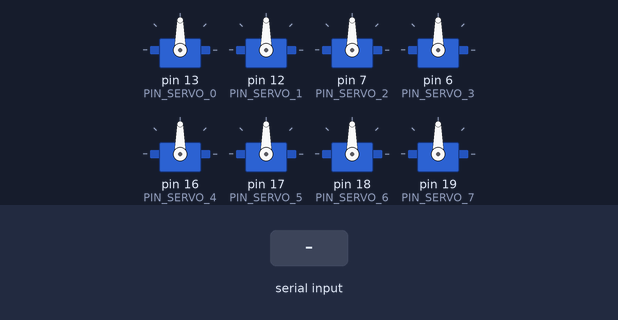
Bench run of a sketch on a simulated Arduino Uno, built with avr-gcc and run on an emulated ATmega328P. Shown: 8 × servo. Inputs (shaded band) come from the test bench. What the sketch prints to the serial monitor is not drawn.

Above: at 0.8 s.
At 4.0 s:
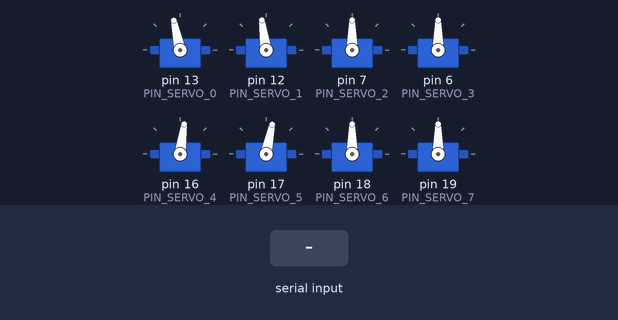
4.1 s: ";" received over Serial
7.1 s: "!" received over Serial
10.1 s: "90;45;200\n" received over Serial
Timing chart, 0 to 13.1 s (numbered marks = the images above; inputs shaded):
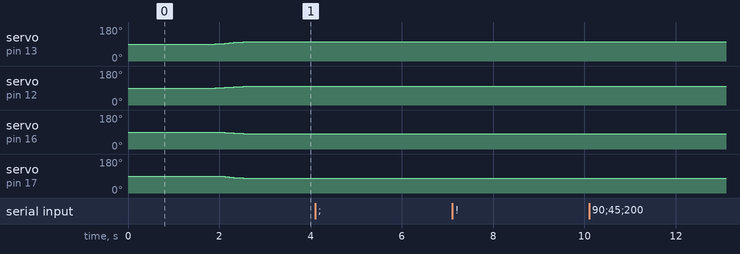

The sketch:

HUMANOID.ino
```cpp
#include <Servo.h>

#define PIN_SERVO_0 13
#define PIN_SERVO_1 12
#define PIN_SERVO_2  7
#define PIN_SERVO_3  6
#define PIN_SERVO_4 16
#define PIN_SERVO_5 17
#define PIN_SERVO_6 18
#define PIN_SERVO_7 19

//perna esquerda para direita 0-7
#define MIN_RANGE_SERVO_0 700 //calcanhar E ( 38 )
#define MIN_RANGE_SERVO_1 700 //joelho E - 36
#define MIN_RANGE_SERVO_2 700//coxa E- 43
#define MIN_RANGE_SERVO_3 700//quadril E - 12N
#define MIN_RANGE_SERVO_4 700//quadril D - 10N
#define MIN_RANGE_SERVO_5 700//coxa D -35
#define MIN_RANGE_SERVO_6 700//joelho D - 37
#define MIN_RANGE_SERVO_7 700// calcanhar D (39 )

#define MAX_RANGE_SERVO_0 2200
#define MAX_RANGE_SERVO_1 2300
#define MAX_RANGE_SERVO_2 2200
#define MAX_RANGE_SERVO_3 2200
#define MAX_RANGE_SERVO_4 2300
#define MAX_RANGE_SERVO_5 2500
#define MAX_RANGE_SERVO_6 2300
#define MAX_RANGE_SERVO_7 2220

int motors[] = {15, 90, 90, 90, 90, 90, 90, 90, 90, 0, 0, 0, 0, 0, 0, 0}; //posição motores
int q[] = {0, 0, 0, 0, 0, 0, 0, 0};     //posição inicial calibração copia
int dq[] = {0, 0, 0, 0, 0, 0, 0, 0};


//vetores auxiliar para posição e velocidades
//cada estado esta dividido em 10 vetores
int q_0[] = {0, 0, 0, 0, 0, 0, 0, 0};
int q_1[] = {0, 0, 0, 0, 0, 0, 0, 0};
int q_2[] = {0, 0, 0, 0, 0, 0, 0, 0};
int q_3[] = {0, 0, 0, 0, 0, 0, 0, 0};
int q_4[] = {0, 0, 0, 0, 0, 0, 0, 0};
int q_5[] = {0, 0, 0, 0, 0, 0, 0, 0};
int q_6[] = {0, 0, 0, 0, 0, 0, 0, 0};
int q_7[] = {0, 0, 0, 0, 0, 0, 0, 0};
int q_8[] = {0, 0, 0, 0, 0, 0, 0, 0};
int q_9[] = {0, 0, 0, 0, 0, 0, 0, 0};
int q_10[] = {0, 0, 0, 0, 0, 0, 0, 0};
int vel[] = {0, 0, 0, 0, 0, 0, 0, 0, 0, 0};


Servo servo_0;
Servo servo_1;
Servo servo_2;
Servo servo_3;
Servo servo_4;
Servo servo_5;
Servo servo_6;
Servo servo_7;

//protocolos
//I[x][xx][xx][xxx]F
//I[M][00][00][090]F
const uint8_t BUFFER_SIZE = 18;
char buffer[BUFFER_SIZE];
uint8_t size = 0;

bool inAuto = false;
bool serial = false;
int counter = 0;


String inputString = "";     // a string to hold incoming data
/*************************************************************************************************************
  SerialEvent occurs whenever a new data comes in the
  hardware serial RX.  This routine is run between each
  time loop() runs, so using delay inside loop can delay
  response.  Multiple bytes of data may be available.
*************************************************************************************************************/
//void serialEvent() {
//
//  while (Serial.available()) {
//    // get the new byte:
//    char inChar = (char)Serial.read();
//    // add it to the inputString:
//    inputString += inChar;
//  }
//
//}

void setup() {

  pinMode(13, OUTPUT);  //usar led pino 13
  inputString.reserve(200);
  initServos();
  Serial.begin(9600);// Inicializa a comunicação serial com uma taxa de 9600 bauds.

  delay(1000);

 /* state0();
  state1();
  state2();
  state3();
  state5();
  state6();
  //state8();
  //*/
  state0();
}

void loop() {

//  if (inputString.length() != 0)
//    process();//processa a mensagen recebida

  //if (size == BUFFER_SIZE)
  //  process();//processa a mensagen recebida

  // if (inAuto)
  //   runStateVariables();
  // else if (inicial) {
  //  setStateVariable(q, 200);
  //  inicial = false;
  // }

  writeServos(0);

   //walk();
  ////
}

void walk() {
  state1();
  state2();
  state3();
  state5();
  state6();
  state8();
  state9();
}


//inclinarDireita
void state0() {
  int t = 100;
  int v_1[] =  { 0, 0, 0, 0, 0, 0, 0, 0};
  int v_2[] =  { 0, 1, 1, 0, 0, -1, -1, 0};
  int v_3[] =  { 0, 2, 2, 0, 0, -2, -2, 0};
  int v_4[] =  { 0, 4, 3, 0, 0, -3, -4, 0};
  int v_5[] =  { 0, 6, 4, 0, 0, -4, -6, 0};
  int v_6[] =  { 0, 8, 6, 0, 0, -6, -8, 0};
  int v_7[] =  { 0, 10, 7, 0, 0, -7, -10, 0};
  int v_8[] =  { 0, 12, 8, 0, 0, -8, -12, 0};
  int v_9[] =  { 0, 12, 8, 0, 0, -8, -12, 0};
  int v_10[] = { 0, 12, 8, 0, 0, -8, -12, 0};
  int vel2[] = {t, t, t, t, t, t, t, t, t, t};

  array8(dq, v_10);

  array8(q_1, v_1);
  array8(q_2, v_2);
  array8(q_3, v_3);
  array8(q_4, v_4);
  array8(q_5, v_5);
  array8(q_6, v_6);
  array8(q_7, v_7);
  array8(q_8, v_8);
  array8(q_9, v_9);
  array8(q_10, v_10);
  array10(vel, vel2);


  runStateVariables();
}

//inclinarDireita
void state1() {
  int t = 100;
  int v_1[] =  { 1, 12, 8, 0, 0, -8, -12, -1};
  int v_2[] =  { 2, 12, 8, 0, 0, -7, -13, -2};
  int v_3[] =  { 3, 12, 8, 0, 0, -6, -12, -3};
  int v_4[] =  { 4, 12, 8, 0, 0, -5, -10, -4};
  int v_5[] =  { 6, 12, 8, 0, 0, -4,  -8, -6};
  int v_6[] =  { 10, 12, 8, 0, 0, -3,  -6, -8};
  int v_7[] =  {12, 12, 8, 0, 0, -2,  -5, -10};
  int v_8[] =  {15, 12, 8, 0, 0, -1,  -4, -13};
  int v_9[] =  {18, 12, 8, 0, 0,  0,  -2, -14};
  int v_10[] = {20, 12, 8, 0, 0,  0,  0,  -15};
  int vel2[] = {t, t, t, t, t, t, t, t, t, t};

  array8(q_1, v_1);
  array8(q_2, v_2);
  array8(q_3, v_3);
  array8(q_4, v_4);
  array8(q_5, v_5);
  array8(q_6, v_6);
  array8(q_7, v_7);
  array8(q_8, v_8);
  array8(q_9, v_9);
  array8(q_10, v_10);
  array10(vel, vel2);

  runStateVariables();
}

//inclinarDireita
void state2() {
  int t = 10;
  int v_1[] =  { 20, 14, 10, 0, 0, 1, 1, -15};
  int v_2[] =  { 18, 14, 10, 0, 0, 2, 2, -15};
  int v_3[] =  { 16, 14, 10, 0, 0, 3, 3, -15};
  int v_4[] =  { 17, 14, 10, 0, 0, 4, 4, -13};
  int v_5[] =  { 17, 14, 10, 0, 0, 5, 4, -10};
  int v_6[] =  { 17, 14, 10, 0, 0, 6, 4, -6};
  int v_7[] =  { 17, 14, 10, 0, 0, 6, 4, -4};
  int v_8[] =  { 17, 14, 10, 0, 0, 6, 4, -3};
  int v_9[] =  { 17, 14, 10, 0, 0, 6, 4, -2};
  int v_10[] = { 17, 14, 10, 0, 0, 6, 4, 0};
  int vel2[] = {t, t, t, t, t, t, t, t, t, t};

  array8(q_1, v_1);
  array8(q_2, v_2);
  array8(q_3, v_3);
  array8(q_4, v_4);
  array8(q_5, v_5);
  array8(q_6, v_6);
  array8(q_7, v_7);
  array8(q_8, v_8);
  array8(q_9, v_9);
  array8(q_10, v_10);
  array10(vel, vel2);

  runStateVariables();
}

//inclinarDireita
void state3() {
  int t = 100;
  int v_1[] =  { 17, 14, 10, 0, 0, 6, 4, 2};
  int v_2[] =  { 15, 14, 10, 0, 0, 6, 4, 4};
  int v_3[] =  { 13, 14, 10, 0, 0, 6, 4, 6};
  int v_4[] =  { 11, 14, 10, 0, 0, 6, 4, 8};
  int v_5[] =  { 8, 14, 10, 0, 0, 6, 4, 10};
  int v_6[] =  { 6, 14, 10, 0, 0, 6, 4, 8};
  int v_7[] =  { 4, 14, 10, 0, 0, 6, 4, 6};
  int v_8[] =  { 2, 14, 10, 0, 0, 6, 4, 4};
  int v_9[] =  { 1, 14, 10, 0, 0, 6, 4, 2};
  int v_10[] = { 0, 14, 10, 0, 0, 6, 4, 0};
  int vel2[] = {t, t, t, t, t, t, t, t, t, t};

  array8(q_1, v_1);
  array8(q_2, v_2);
  array8(q_3, v_3);
  array8(q_4, v_4);
  array8(q_5, v_5);
  array8(q_6, v_6);
  array8(q_7, v_7);
  array8(q_8, v_8);
  array8(q_9, v_9);
  array8(q_10, v_10);
  array10(vel, vel2);

  runStateVariables();
}


/*void state4() {
  int t = 100;
  int v_1[] = { 10, 14, 10, 0, 0, 6, 4, 10};
  int v_2[] = { 9, 14, 10, 0, 0, 6, 4, 9};
  int v_3[] = { 8, 14, 10, 0, 0, 6, 4, 8};
  int v_4[] = { 7, 14, 10, 0, 0, 6, 4, 7};
  int v_5[] = { 6, 14, 10, 0, 0, 6, 4, 6};
  int v_6[] = { 5, 14, 10, 0, 0, 6, 4, 5};
  int v_7[] = { 4, 14, 10, 0, 0, 6, 4, 4};
  int v_8[] = { 3, 14, 10, 0, 0, 6, 4, 3};
  int v_9[] = { 2, 14, 10, 0, 0, 6, 4, 1};
  int v_10[] = { 0, 14, 10, 0, 0, 6, 4, 0};
  int vel2[] = {t, t, t, t, t, t, t, t, t, t};

  array8(q_1, v_1);
  array8(q_2, v_2);
  array8(q_3, v_3);
  array8(q_4, v_4);
  array8(q_5, v_5);
  array8(q_6, v_6);
  array8(q_7, v_7);
  array8(q_8, v_8);
  array8(q_9, v_9);
  array8(q_10, v_10);
  array10(vel, vel2);

  runStateVariables();
  }
*/

void state5() {
  int t = 100;
  int v_1[] = { 0, 14, 10, 0, 0, 6, 4, 0};
  int v_2[] = { -2, 12, 9, 0, 0, 8, 12, -2};
  int v_3[] = { -5, 11, 8, 0, 0, 8, 12, -5};
  int v_4[] = { -8, 10, 7, 0, 0, 8, 12, -8};
  int v_5[] = { -10, 8, 6, 0, 0, 8, 12, -9};
  int v_6[] = { -12, 6, 5, 0, 0, 8, 12, -10};
  int v_7[] = { -15, 5, 4, 0, 0, 8, 12, -12};
  int v_8[] = { -15, 3, 3, 0, 0, 10, 12, -15};
  int v_9[] = { -15, 2, 2, 0, 0, 14, 12, -15};
  int v_10[] = { -15, 0, 0, 0, 0, 15, 12, -15};
  int vel2[] = {t, t, t, t, t, t, t, t, t, t};

  array8(q_1, v_1);
  array8(q_2, v_2);
  array8(q_3, v_3);
  array8(q_4, v_4);
  array8(q_5, v_5);
  array8(q_6, v_6);
  array8(q_7, v_7);
  array8(q_8, v_8);
  array8(q_9, v_9);
  array8(q_10, v_10);
  array10(vel, vel2);

  runStateVariables();
}

void state6() {
  int t = 10;
  int v_1[] = { -15, 0, 0, 0, 0, 14, 12, -15};
  int v_2[] = { -15, -1, -1, 0, 0, 12, 12, -15};
  int v_3[] = { -15, -2, -2, 0, 0, 10, 12, -15};
  int v_4[] = { -15, -5, -3, 0, 0, 10, 10, -15};
  int v_5[] = { -15, -8, -4, 0, 0, 10, 10, -15};
  int v_6[] = { -15, -8, -5, 0, 0, 10, 10, -15};
  int v_7[] = { -15, -8, -6, 0, 0, 10, 10, -15};
  int v_8[] = { -15, -8, -7, 0, 0, 10, 10, -15};
  int v_9[] = { -15, -8, -8, 0, 0, 10, 10, -15};
  int v_10[] = { -15, -8, -8, 0, 0, 10, 10, -15};
  int vel2[] = {t, t, t, t, t, t, t, t, t, t};

  array8(q_1, v_1);
  array8(q_2, v_2);
  array8(q_3, v_3);
  array8(q_4, v_4);
  array8(q_5, v_5);
  array8(q_6, v_6);
  array8(q_7, v_7);
  array8(q_8, v_8);
  array8(q_9, v_9);
  array8(q_10, v_10);
  array10(vel, vel2);

  runStateVariables();
}

/*void state7() {

  int v_1[] = { 0, 0, 0, 0, 0, 8, 12, -15};
  int v_2[] = { 0, -1, -1, 0, 0, 7, 12, -15};
  int v_3[] = { 0, -2, -2, 0, 0, 6, 12, -15};
  int v_4[] = { 0, -5, -3, 0, 0, 5, 12, -15};
  int v_5[] = { 0, -8, -4, 0, 0, 4, 10, -15};
  int v_6[] = { 0, -10, -5, 0, 0, 3, 8, -15};
  int v_7[] = { 0, -12, -6, 0, 0, 2, 6, -15};
  int v_8[] = { 0, -13, -7, 0, 0, 1, 4, -15};
  int v_9[] = { 0, -14, -8, 0, 0, 0, 2, -15};
  int v_10[] = { 0, -14, -10, 0, 0, 0, 0, -15};
  int vel2[] = {100, 100, 100, 100, 100, 100, 100, 100, 100, 100};

  array8(q_1, v_1);
  array8(q_2, v_2);
  array8(q_3, v_3);
  array8(q_4, v_4);
  array8(q_5, v_5);
  array8(q_6, v_6);
  array8(q_7, v_7);
  array8(q_8, v_8);
  array8(q_9, v_9);
  array8(q_10, v_10);
  array10(vel, vel2);

  runStateVariables();
}
*/
void state8() {

 int t = 100;
  int v_1[] = { -15, -8, -8, 0, 0, 10, 10, -15};
  int v_2[] = { -12, -8, -7, 0, 0, 8, 9, -12};
  int v_3[] = { -10,  -8, -6, 0, 0, 6, 8, -10};
  int v_4[] = {-8,  -6, -5, 0, 0, 4, 7, -8};
  int v_5[] = { -7,  -4, -4, 0, 0, 2, 6, -7};
  int v_6[] = { -4,  -2, -3, 0, 0, 1, 5, -4};
  int v_7[] = { -2,  -1, -2, 0, 0, 0, 4, -2};
  int v_8[] = { -1,   0, -1, 0, 0, 0, 3, -1};
  int v_9[] = { 0,   0,  0, 0, 0, 0, 2, 0};
  int v_10[] = { 0,  0,  0, 0, 0, 0, 1, 0};
  int vel2[] = {t, t, t, t, t, t, t, t, t, t};

  array8(q_1, v_1);
  array8(q_2, v_2);
  array8(q_3, v_3);
  array8(q_4, v_4);
  array8(q_5, v_5);
  array8(q_6, v_6);
  array8(q_7, v_7);
  array8(q_8, v_8);
  array8(q_9, v_9);
  array8(q_10, v_10);
  array10(vel, vel2);

  runStateVariables();
}

void state9() {

 int t = 100;
  int v_1[] =  { 0, 0,  0, 0, 0,  0,  0, 0};
  int v_2[] =  { 0, 1,  0, 0, 0,  0,  0, 0};
  int v_3[] =  { 0, 2,  0, 0, 0, -1,  0, 0};
  int v_4[] =  { 0, 4,  0, 0, 0, -2, -1, 0};
  int v_5[] =  { 0, 6,  0, 0, 0, -3, -2, 0};
  int v_6[] =  { 0, 8,  1, 0, 0, -4, -4, 0};
  int v_7[] =  { 0, 8,  2, 0, 0, -5, -6, 0};
  int v_8[] =  { 0, 9,  4, 0, 0, -6, -8, 0};
  int v_9[] =  { 0, 10, 6, 0, 0, -7, -10, 0};
  int v_10[] = { 0, 12, 8, 0, 0, -8, -12, 0};
  int vel2[] = {t, t, t, t, t, t, t, t, t, t};

  array8(q_1, v_1);
  array8(q_2, v_2);
  array8(q_3, v_3);
  array8(q_4, v_4);
  array8(q_5, v_5);
  array8(q_6, v_6);
  array8(q_7, v_7);
  array8(q_8, v_8);
  array8(q_9, v_9);
  array8(q_10, v_10);
  array10(vel, vel2);

  runStateVariables();
}

void array8(int arg0[8], int arg1[8]) {
  arg0[0] = arg1[0];
  arg0[1] = arg1[1];
  arg0[2] = arg1[2];
  arg0[3] = arg1[3];
  arg0[4] = arg1[4];
  arg0[5] = arg1[5];
  arg0[6] = arg1[6];
  arg0[7] = arg1[7];

}

void array10(int arg0[10], int arg1[10]) {
  arg0[0] = arg1[0];
  arg0[1] = arg1[1];
  arg0[2] = arg1[2];
  arg0[3] = arg1[3];
  arg0[4] = arg1[4];
  arg0[5] = arg1[5];
  arg0[6] = arg1[6];
  arg0[7] = arg1[7];
  arg0[8] = arg1[8];
  arg0[9] = arg1[9];
}

void initServos() {

  q[0] = motors[0];
  q[1] = motors[1];
  q[2] = motors[2];
  q[3] = motors[3];
  q[4] = motors[4];
  q[5] = motors[5];
  q[6] = motors[6];
  q[7] = motors[7];

  int timer = 100;
  servo_0.attach(PIN_SERVO_0, MIN_RANGE_SERVO_0, MAX_RANGE_SERVO_0);
  writeServos(timer);
  servo_1.attach(PIN_SERVO_1, MIN_RANGE_SERVO_1, MAX_RANGE_SERVO_1);
  writeServos(timer);
  servo_2.attach(PIN_SERVO_2, MIN_RANGE_SERVO_2, MAX_RANGE_SERVO_2);
  writeServos(timer);
  servo_3.attach(PIN_SERVO_3, MIN_RANGE_SERVO_3, MAX_RANGE_SERVO_3);
  writeServos(timer);
  servo_4.attach(PIN_SERVO_4, MIN_RANGE_SERVO_4, MAX_RANGE_SERVO_4);
  writeServos(timer);
  servo_5.attach(PIN_SERVO_5, MIN_RANGE_SERVO_5, MAX_RANGE_SERVO_5);
  writeServos(timer);
  servo_6.attach(PIN_SERVO_6, MIN_RANGE_SERVO_6, MAX_RANGE_SERVO_6);
  writeServos(timer);
  servo_7.attach(PIN_SERVO_7, MIN_RANGE_SERVO_7, MAX_RANGE_SERVO_7);
  writeServos(timer);
}


void writeServos(int timer) {
  int* servos = estadoRecebido();
  servo_0.writeMicroseconds(map(servos[1], 0, 180, MIN_RANGE_SERVO_0, MAX_RANGE_SERVO_0));
  servo_1.writeMicroseconds(map(servos[2], 0, 180, MIN_RANGE_SERVO_1, MAX_RANGE_SERVO_1));
  servo_2.writeMicroseconds(map(servos[3], 0, 180, MIN_RANGE_SERVO_2, MAX_RANGE_SERVO_2));
  servo_3.writeMicroseconds(map(servos[4], 0, 180, MIN_RANGE_SERVO_3, MAX_RANGE_SERVO_3));
  servo_4.writeMicroseconds(map(servos[5], 0, 180, MIN_RANGE_SERVO_4, MAX_RANGE_SERVO_4));
  servo_5.writeMicroseconds(map(servos[6], 0, 180, MIN_RANGE_SERVO_5, MAX_RANGE_SERVO_5));
  servo_6.writeMicroseconds(map(servos[7], 0, 180, MIN_RANGE_SERVO_6, MAX_RANGE_SERVO_6));
  servo_7.writeMicroseconds(map(servos[8], 0, 180, MIN_RANGE_SERVO_7, MAX_RANGE_SERVO_7));
  delay(timer);
  enviar(String(servos[1]));

}

void runStateVariables() {

  setStateVariable(q_1, vel[0]);
  setStateVariable(q_2, vel[1]);
  setStateVariable(q_3, vel[2]);
  setStateVariable(q_4, vel[3]);
  setStateVariable(q_5, vel[4]);
  setStateVariable(q_6, vel[5]);
  setStateVariable(q_7, vel[6]);
  setStateVariable(q_8, vel[7]);
  setStateVariable(q_9, vel[8]);
  setStateVariable(q_10, vel[9]);
}

void setStateVariable(int val[], int timer) {

  motors[0] = q[0] + val[0];
  motors[1] = q[1] + val[1];
  motors[2] = q[2] + val[2];
  motors[3] = q[3] + val[3];
  motors[4] = q[4] + val[4];
  motors[5] = q[5] + val[5];
  motors[6] = q[6] + val[6];
  motors[7] = q[7] + val[7];

  writeServos(timer);

}

bool verificarMsg() {

  if (buffer[0] != 'I')
    return false;
  if (buffer[1] != '[')
    return false;
  if (buffer[3] != ']')
    return false;
  if (buffer[4] != '[')
    return false;
  if (buffer[7] != ']')
    return false;
  if (buffer[8] != '[')
    return false;
  if (buffer[11] != ']')
    return false;
  if (buffer[12] != '[')
    return false;
  if (buffer[16] != ']')
    return false;
  if (buffer[17] != 'F')
    return false;

  return true;

}

void decifrarMsg() {

  if (verificarMsg()) {
    char opcode;
    char codigo[3];
    char id[3];
    char value[4];

    opcode = buffer[2];
    strncpy( codigo, buffer + 5, 2 );
    strncpy( id, buffer + 9, 2 );
    strncpy( value, buffer + 13, 3 );

    codigo[2] = '\0';
    id[2] = '\0';
    value[3] = '\0';


    if (opcode == 'M' ) {
      int tempId = atoi(id);
      int tempVal = atoi(value);
      motors[tempId] = tempVal;
      //  Serial.print(tempId);
      //  Serial.print(" ");
      //  Serial.println(tempVal);
    }

    /* Serial.print("opcode: ");
       Serial.print(opcode);
       Serial.print(" codigo: ");
       Serial.print(atoi(codigo));
       Serial.print(" id: ");
       Serial.print(atoi(id));
       Serial.print(" value: ");
       Serial.print(atoi(value));
      // Serial.print(" val: ");
      // Serial.println(val);*/

  }

}
void process() {

  if ( inputString.length() != 0 && (inputString.length() >= BUFFER_SIZE )) {
    //serial = true;

    //Serial.println(inputString);
    for (int i = 0; i < BUFFER_SIZE; i++) {
      buffer[i]  = inputString.charAt(i);
    }

    if (verificarMsg()) {
      decifrarMsg();
      initBuffer();
      inputString.remove(0, BUFFER_SIZE);
    }

  }

}
void initBuffer() {
  blink_led();
  for (int i = 0; i < BUFFER_SIZE; i++) {
    buffer[i] = ' ';
  }


  Serial.print(motors[0]);
  Serial.print(" ");
  Serial.print(motors[1]);
  Serial.print(" ");
  Serial.print(motors[2]);
  Serial.print(" ");
  Serial.print(motors[3]);
  Serial.print(" ");
  Serial.print(motors[4]);
  Serial.print(" ");
  Serial.print(motors[5]);
  Serial.print(" ");
  Serial.print(motors[6]);
  Serial.print(" ");
  Serial.print(motors[7]);
  Serial.println(" ");
}

void led_on() {
  digitalWrite(13, 1);
}
void led_off() {
  digitalWrite(13, 0);
}

void blink_led() {
  led_on();
  delay(100);
  led_off();
}
```

Conversoes_Humanoid.ino
```cpp
int *estadoDosServos = motors ; // ponteiro global que vai guardar o array de valores dos servos,
/**
   funcao retorna um ponteiro para o array do angulo dos servos, o primeiro elemento [0] eh o tamanho do array;
   se caso ainda nao foi recebido nenhum array utilizavel, ele vai ser um array de um elemento sendo: {0};
   utilizar assim:
   int* servos = estadoRecebido();
   pode-se acessar os valores no array normalmente, acessando o valor na quarta posicao do array (terceiro motor):
   servos[3];
   lembrando que:
   servos[0]: tamanho do array;
   servos[1]: primeiro motor;
   servos[2]: segundo motor;
   .
   .
   .
  servos[pservos[0]-1]: ultimo motor;
*/
int* estadoRecebido() {
  String s = ler();
  if (!s.equals("")) {
    // contando o numero de servos
    int numeroDeServos;
    for (int i = 0; i < s.length(); i++)
      if (s.charAt(i) == ';') numeroDeServos ++;

    // deletando o array anterior, se nao deletar manualmente uma instancia "new" ela fica na memoria (nao tenho certeza sobre isso)
    delete estadoDosServos;

    // lendo os valores de cada servo e guardando em uma nova instancia int[] que eh atribuido ao ponteiro global
    estadoDosServos = new int[numeroDeServos + 1];
    int indexInicio = 0;
    int indexFinal;
    estadoDosServos[0] = numeroDeServos + 1;
    for (int i = 0; i < numeroDeServos; i++) {
      indexFinal = s.indexOf(';', indexInicio); // a partir do index "i" (incluindo-o)
      String substr = s.substring(indexInicio, indexFinal);
      estadoDosServos[i + 1] = substr.toInt();
      indexInicio = indexFinal + 1;
    }

    s = "";
  }
  return estadoDosServos;
}

void resetArrayServos(){
  delete estadoDosServos;
  estadoDosServos = motors;
}
```

Source omitted: Leitura_escrita_serial.ino (2344 bytes)

Measured:
- after the input at 4.1 s, every drawn part: stays the same
- after the input at 7.1 s, every drawn part: stays the same
- after the input at 10.1 s, every drawn part: stays the same
